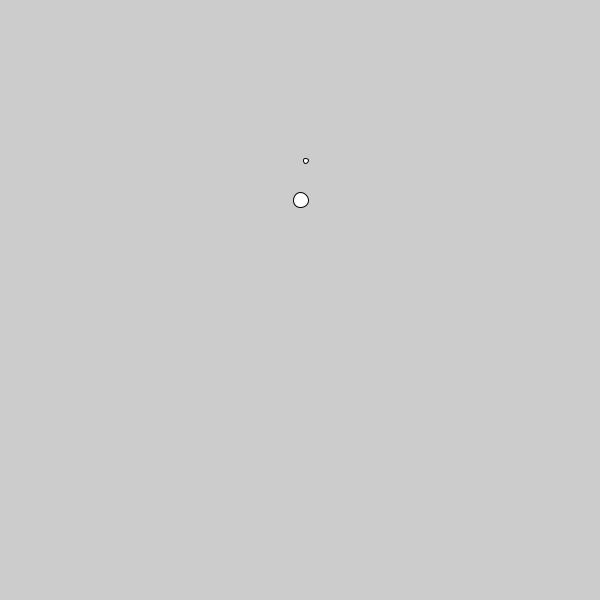
Frame 1 (no input)
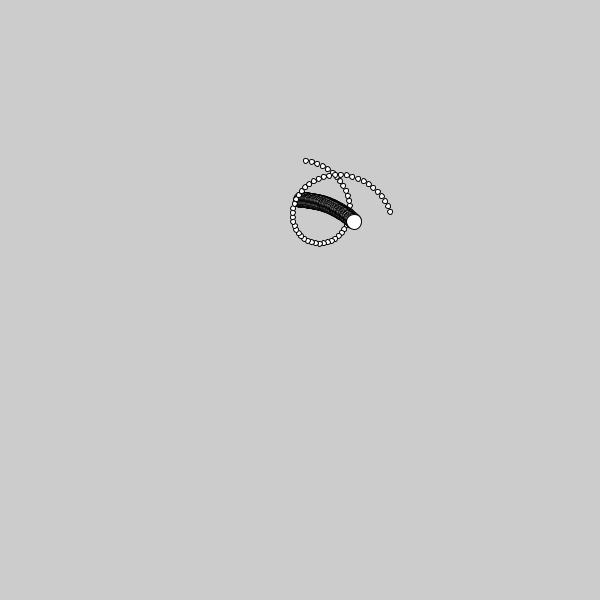
Frame 60 (the mouse pressed at the canvas centre just before this capture)
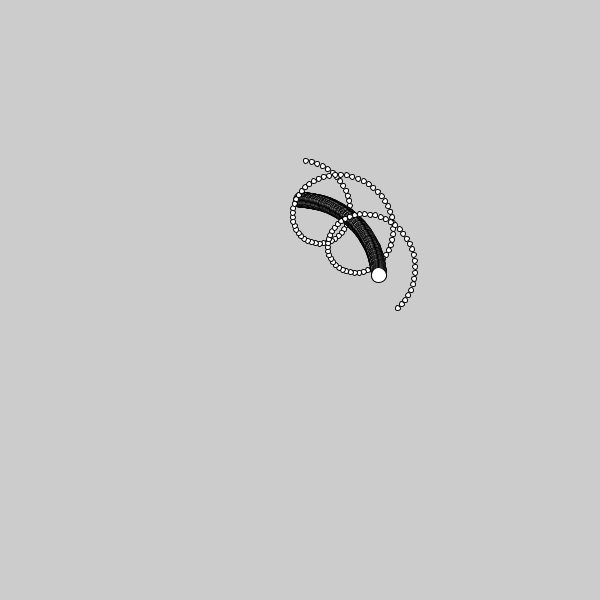
Frame 120 (the mouse held since frame 60 and released just before this capture)

The Processing sketch that drew these frames (run headless with seeded random() and noise(); from frame 60 on, the mouse is pressed at the canvas centre):

// Processing sketch: Cirkel_med_vektorer
// ── Cirkel_med_vektorer.pde
//skulle nok have brugt inheritance eller ikke have lavet en klasse overhovedet

Mover mover1;
Mover mover2;

void setup() {
  size(600, 600);
  mover1 = new Mover(15, height/3);
  mover1.dir = new PVector(1, 0);
  mover2 = new Mover(5, height/3-height/15);
  mover2.dir = new PVector(5, 0);
}

void draw() {
  mover1.dir.rotate(TWO_PI/500);
  mover1.move();
  mover1.display();

  mover2.dir.rotate(TWO_PI/50);
  mover2.location.add(mover1.dir);
  mover2.move();
  mover2.display();
}

// ── Mover.pde
class Mover {
  PVector location;
  PVector dir;
  int size;
  
  Mover(int size_, int hei) {
    location = new PVector(width/2, hei);
    size = size_;
  }
  
  void move() {
    location.add(dir);
  }
  
  void display() {
    ellipse(location.x, location.y, size, size);
  }
}
